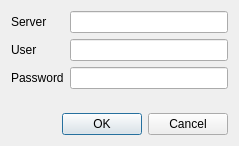
<?xml version="1.0" encoding="UTF-8"?>
<ui version="4.0">
 <class>DlgConnectToDatabase</class>
 <widget class="QDialog" name="DlgConnectToDatabase">
  <property name="geometry">
   <rect>
    <x>0</x>
    <y>0</y>
    <width>239</width>
    <height>146</height>
   </rect>
  </property>
  <property name="windowTitle">
   <string>Dialog</string>
  </property>
  <layout class="QVBoxLayout" name="verticalLayout">
   <item>
    <layout class="QFormLayout" name="formLayout">
     <item row="0" column="0">
      <widget class="QLabel" name="label">
       <property name="text">
        <string>Server</string>
       </property>
       <property name="buddy">
        <cstring>lineEdit</cstring>
       </property>
      </widget>
     </item>
     <item row="0" column="1">
      <widget class="QLineEdit" name="lineEdit"/>
     </item>
     <item row="1" column="0">
      <widget class="QLabel" name="label_2">
       <property name="text">
        <string>User</string>
       </property>
       <property name="buddy">
        <cstring>lineEdit_2</cstring>
       </property>
      </widget>
     </item>
     <item row="1" column="1">
      <widget class="QLineEdit" name="lineEdit_2"/>
     </item>
     <item row="2" column="0">
      <widget class="QLabel" name="label_3">
       <property name="text">
        <string>Password</string>
       </property>
       <property name="buddy">
        <cstring>lineEdit_3</cstring>
       </property>
      </widget>
     </item>
     <item row="2" column="1">
      <widget class="QLineEdit" name="lineEdit_3"/>
     </item>
    </layout>
   </item>
   <item>
    <widget class="QDialogButtonBox" name="buttonBox">
     <property name="orientation">
      <enum>Qt::Horizontal</enum>
     </property>
     <property name="standardButtons">
      <set>QDialogButtonBox::Cancel|QDialogButtonBox::Ok</set>
     </property>
    </widget>
   </item>
  </layout>
 </widget>
 <resources/>
 <connections>
  <connection>
   <sender>buttonBox</sender>
   <signal>accepted()</signal>
   <receiver>DlgConnectToDatabase</receiver>
   <slot>accept()</slot>
   <hints>
    <hint type="sourcelabel">
     <x>227</x>
     <y>124</y>
    </hint>
    <hint type="destinationlabel">
     <x>157</x>
     <y>145</y>
    </hint>
   </hints>
  </connection>
  <connection>
   <sender>buttonBox</sender>
   <signal>rejected()</signal>
   <receiver>DlgConnectToDatabase</receiver>
   <slot>reject()</slot>
   <hints>
    <hint type="sourcelabel">
     <x>229</x>
     <y>130</y>
    </hint>
    <hint type="destinationlabel">
     <x>238</x>
     <y>145</y>
    </hint>
   </hints>
  </connection>
 </connections>
</ui>
